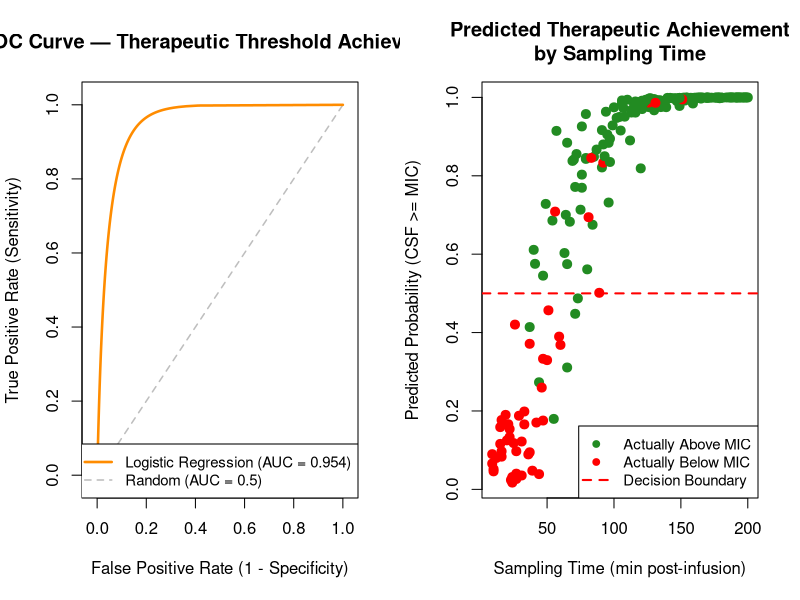
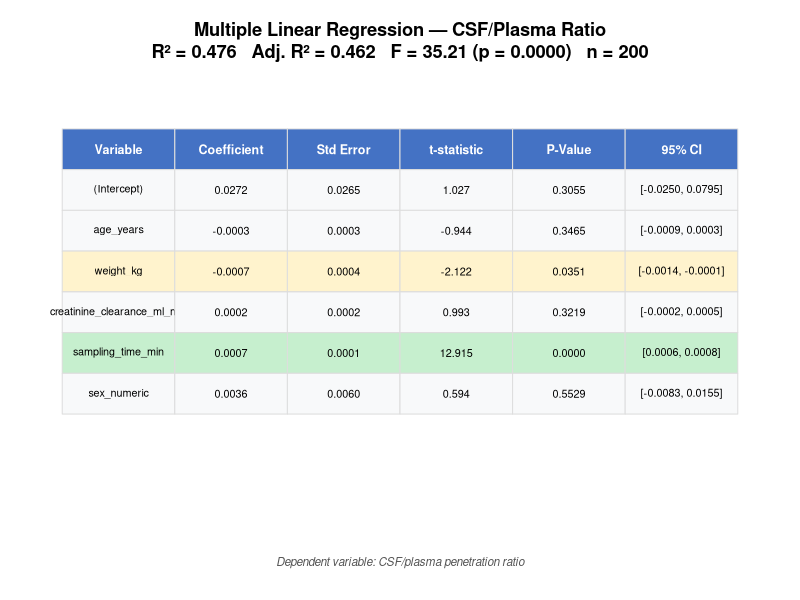

These charts were generated, in order, by the following R code:
# ==============================================================================
# Statistical Analysis: Doripenem BBB Penetration Study (R)
# ==============================================================================
# Based on: Margetis et al. (2011) "Penetration of Intact Blood-Brain Barrier
#           by Doripenem" — Antimicrob Agents Chemother, 55(7):3637-3638
#           https://pmc.ncbi.nlm.nih.gov/articles/PMC3122383/
#
# Analyses performed (NOT in the original paper):
#   Part A — Correlation & Multiple Linear Regression
#   Part B — Logistic Regression for Therapeutic Threshold + ROC/AUC
#
# Dataset: Synthetic (n=200), consistent with published PK profiles.
# ==============================================================================

# --- Install packages if needed ---
required_pkgs <- c("pROC", "car")
for (pkg in required_pkgs) {
  if (!requireNamespace(pkg, quietly = TRUE)) {
    install.packages(pkg, repos = "https://cloud.r-project.org", quiet = TRUE)
  }
}

library(pROC)
library(car)

# ==============================================================================
# 0. LOAD DATA
# ==============================================================================
df <- read.csv("doripenem_bbb_synthetic_data.csv", stringsAsFactors = FALSE)
df$sex_numeric <- ifelse(df$sex == "M", 1, 0)

cat("======================================================================\n")
cat("DORIPENEM BBB PENETRATION — STATISTICAL ANALYSIS (R)\n")
cat("======================================================================\n\n")
cat(sprintf("Dataset: n = %d patients\n", nrow(df)))
cat(sprintf("Therapeutic threshold met (CSF >= 0.25 ug/ml): %d/%d (%.1f%%)\n\n",
            sum(df$therapeutic_threshold_met), nrow(df),
            100 * mean(df$therapeutic_threshold_met)))

# ==============================================================================
# PART A: CORRELATION ANALYSIS & MULTIPLE LINEAR REGRESSION
# ==============================================================================
cat("\n======================================================================\n")
cat("PART A: CORRELATION ANALYSIS & MULTIPLE LINEAR REGRESSION\n")
cat("======================================================================\n")

# --- A1: Pearson Correlation Matrix ---
cat("\n--- A1: Pearson Correlation Matrix ---\n\n")
corr_vars <- c("age_years", "weight_kg", "bmi",
               "creatinine_clearance_ml_min", "sampling_time_min",
               "plasma_concentration_ug_ml", "csf_concentration_ug_ml",
               "csf_plasma_ratio")
corr_matrix <- cor(df[, corr_vars], method = "pearson")
print(round(corr_matrix, 3))

# --- A2: Spearman Correlations ---
cat("\n--- A2: Spearman Rank Correlations (CSF conc vs. covariates) ---\n\n")
spearman_vars <- c("sampling_time_min", "weight_kg", "age_years",
                   "creatinine_clearance_ml_min", "bmi",
                   "plasma_concentration_ug_ml")

for (v in spearman_vars) {
  test <- cor.test(df[[v]], df$csf_concentration_ug_ml, method = "spearman",
                   exact = FALSE)
  sig <- ifelse(test$p.value < 0.001, "***",
         ifelse(test$p.value < 0.01, "**",
         ifelse(test$p.value < 0.05, "*", "ns")))
  cat(sprintf("  CSF conc vs %35s: rho = %+.3f, p = %.4f %s\n",
              v, test$estimate, test$p.value, sig))
}

# --- A3: Multiple Linear Regression ---
cat("\n--- A3: Multiple Linear Regression ---\n")
cat("    Outcome: CSF/Plasma Ratio\n")
cat("    Predictors: age, weight, CrCl, sampling_time, sex\n\n")

ols_model <- lm(csf_plasma_ratio ~ age_years + weight_kg +
                  creatinine_clearance_ml_min + sampling_time_min +
                  sex_numeric, data = df)
print(summary(ols_model))

# NOTE: Figure 1 (correlation heatmap + scatter) is generated by analysis.py

# ==============================================================================
# PART B: LOGISTIC REGRESSION — THERAPEUTIC THRESHOLD
# ==============================================================================
cat("\n\n======================================================================\n")
cat("PART B: LOGISTIC REGRESSION — THERAPEUTIC THRESHOLD ACHIEVEMENT\n")
cat("======================================================================\n")
cat("\n    Outcome: CSF >= 0.25 ug/ml (binary)\n")
cat("    Predictors: age, weight, CrCl, sampling_time, sex\n\n")

# --- B1: Logistic Regression ---
logit_model <- glm(therapeutic_threshold_met ~ age_years + weight_kg +
                     creatinine_clearance_ml_min + sampling_time_min +
                     sex_numeric,
                   data = df, family = binomial(link = "logit"))
print(summary(logit_model))

# Odds ratios with 95% CI
cat("\n--- Odds Ratios with 95% CI ---\n\n")
or <- exp(coef(logit_model))
ci <- exp(confint(logit_model))
or_table <- data.frame(
  Odds_Ratio = round(or, 4),
  OR_lower_95 = round(ci[, 1], 4),
  OR_upper_95 = round(ci[, 2], 4),
  p_value = round(summary(logit_model)$coefficients[, 4], 4)
)
print(or_table)

# --- B2: ROC Curve & AUC ---
pred_prob <- predict(logit_model, type = "response")
roc_obj <- roc(df$therapeutic_threshold_met, pred_prob, quiet = TRUE)
auc_val <- auc(roc_obj)

cat(sprintf("\n--- ROC Analysis ---\n"))
cat(sprintf("  AUC = %.3f\n", auc_val))

# --- Figure 5: ROC Plot ---
png("figure5_logistic_regression.png", width = 1600, height = 700, res = 150)
par(mfrow = c(1, 2))

# Smoothed ROC curve using binormal method, plotted manually
roc_smooth <- smooth(roc_obj, method = "binormal")
smooth_fpr <- 1 - roc_smooth$specificities
smooth_tpr <- roc_smooth$sensitivities
ord <- order(smooth_fpr)

# Create empty plot first, then add only our two lines
plot(NA, xlim = c(-0.02, 1.02), ylim = c(-0.02, 1.02),
     main = "ROC Curve — Therapeutic Threshold Achievement",
     xlab = "False Positive Rate (1 - Specificity)",
     ylab = "True Positive Rate (Sensitivity)")
segments(0, 0, 1, 1, col = "gray", lty = 2, lwd = 1.5)
lines(smooth_fpr[ord], smooth_tpr[ord], col = "darkorange", lwd = 2.5)
legend("bottomright",
       legend = c(sprintf("Logistic Regression (AUC = %.3f)", auc_val),
                  "Random (AUC = 0.5)"),
       col = c("darkorange", "gray"), lty = c(1, 2), lwd = c(2.5, 1.5),
       cex = 0.9)

# Predicted probability by sampling time
plot(df$sampling_time_min, pred_prob,
     col = ifelse(df$therapeutic_threshold_met == 1, "forestgreen", "red"),
     pch = 19, cex = 1.2,
     xlab = "Sampling Time (min post-infusion)",
     ylab = "Predicted Probability (CSF >= MIC)",
     main = "Predicted Therapeutic Achievement\nby Sampling Time")
abline(h = 0.5, col = "red", lty = 2, lwd = 2)
legend("bottomright",
       legend = c("Actually Above MIC", "Actually Below MIC", "Decision Boundary"),
       col = c("forestgreen", "red", "red"),
       pch = c(19, 19, NA), lty = c(NA, NA, 2), lwd = c(NA, NA, 2),
       cex = 0.9)

dev.off()
cat("\nSaved: figure5_logistic_regression.png\n")

# ==============================================================================
# Figure 3: Full OLS Regression Summary Table
# ==============================================================================
ols_summary <- summary(ols_model)
ols_coefs <- ols_summary$coefficients
ols_ci <- confint(ols_model)

# Build table data
ols_tab <- data.frame(
  Variable = rownames(ols_coefs),
  Coefficient = sprintf("%.4f", ols_coefs[, "Estimate"]),
  Std_Error = sprintf("%.4f", ols_coefs[, "Std. Error"]),
  t_statistic = sprintf("%.3f", ols_coefs[, "t value"]),
  P_Value = sprintf("%.4f", ols_coefs[, "Pr(>|t|)"]),
  CI_95 = sprintf("[%.4f, %.4f]", ols_ci[, 1], ols_ci[, 2]),
  stringsAsFactors = FALSE
)

png("figure3_ols_summary.png", width = 1400, height = 500, res = 150)
par(mar = c(4, 1, 4, 1))
plot.new()

title(main = sprintf("Multiple Linear Regression — CSF/Plasma Ratio\nR² = %.3f   Adj. R² = %.3f   F = %.2f (p = %.4f)   n = %d",
                      ols_summary$r.squared, ols_summary$adj.r.squared,
                      ols_summary$fstatistic[1],
                      pf(ols_summary$fstatistic[1], ols_summary$fstatistic[2], ols_summary$fstatistic[3], lower.tail = FALSE),
                      nrow(df)),
      cex.main = 1.1, font.main = 2)

col_names <- c("Variable", "Coefficient", "Std Error", "t-statistic", "P-Value", "95% CI")
n_rows <- nrow(ols_tab)
n_cols <- length(col_names)

x_positions <- seq(0.02, 0.98, length.out = n_cols + 1)
y_start <- 0.82
row_height <- 0.10

# Header
for (j in 1:n_cols) {
  rect(x_positions[j], y_start, x_positions[j + 1], y_start + row_height,
       col = "#4472c4", border = "#dddddd")
  text((x_positions[j] + x_positions[j + 1]) / 2, y_start + row_height / 2,
       col_names[j], col = "white", font = 2, cex = 0.75)
}

# Data rows
for (i in 1:n_rows) {
  y_pos <- y_start - i * row_height
  p_val <- ols_coefs[i, "Pr(>|t|)"]
  bg_col <- ifelse(p_val < 0.001, "#c6efce", ifelse(p_val < 0.05, "#fff3cd", "#f8f9fa"))
  row_data <- c(ols_tab$Variable[i], ols_tab$Coefficient[i], ols_tab$Std_Error[i],
                ols_tab$t_statistic[i], ols_tab$P_Value[i], ols_tab$CI_95[i])
  for (j in 1:n_cols) {
    rect(x_positions[j], y_pos, x_positions[j + 1], y_pos + row_height,
         col = bg_col, border = "#dddddd")
    text((x_positions[j] + x_positions[j + 1]) / 2, y_pos + row_height / 2,
         row_data[j], cex = 0.65)
  }
}

mtext("Dependent variable: CSF/plasma penetration ratio", side = 1, line = 1.5,
      cex = 0.7, font = 3, col = "#555555")

dev.off()
cat("Saved: figure3_ols_summary.png\n")

# NOTE: Figure 2 (p-value summary) and Figure 4 (odds ratios + forest plot)
#       are generated by analysis.py

# ==============================================================================
# SUMMARY
# ==============================================================================
cat("\n\n======================================================================\n")
cat("ANALYSIS COMPLETE\n")
cat("======================================================================\n")
cat("
Files generated (R):
  - figure3_ols_summary.png            (full OLS regression table)
  - figure5_logistic_regression.png    (ROC curve + probability plot)

Files generated by analysis.py:
  - figure1_correlation_analysis.png   (heatmap + scatter plot)
  - figure2_pvalue_summary.png         (comprehensive p-value table)
  - figure4_odds_ratios.png            (odds ratios + forest plot)

Analyses performed:
  Part A: Pearson & Spearman correlations, Multiple Linear Regression (OLS)
  Part B: Logistic Regression with odds ratios, ROC/AUC
\n")
